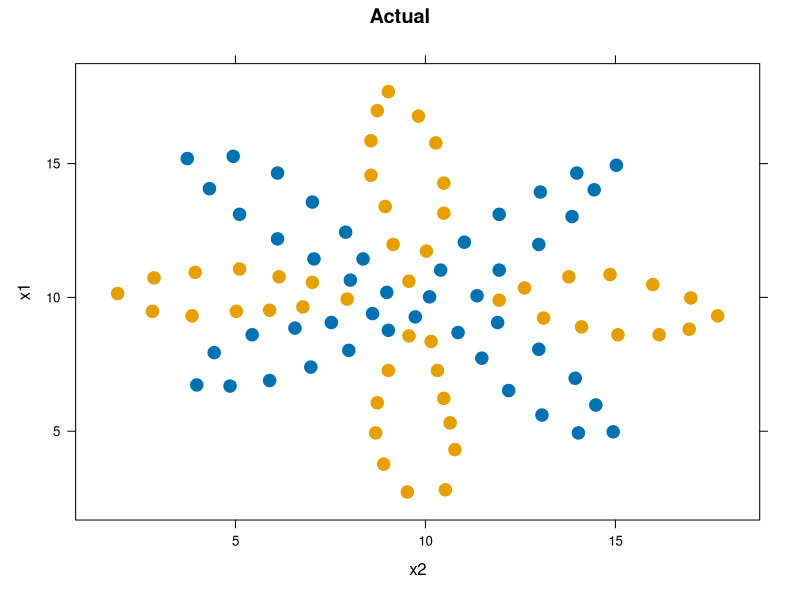
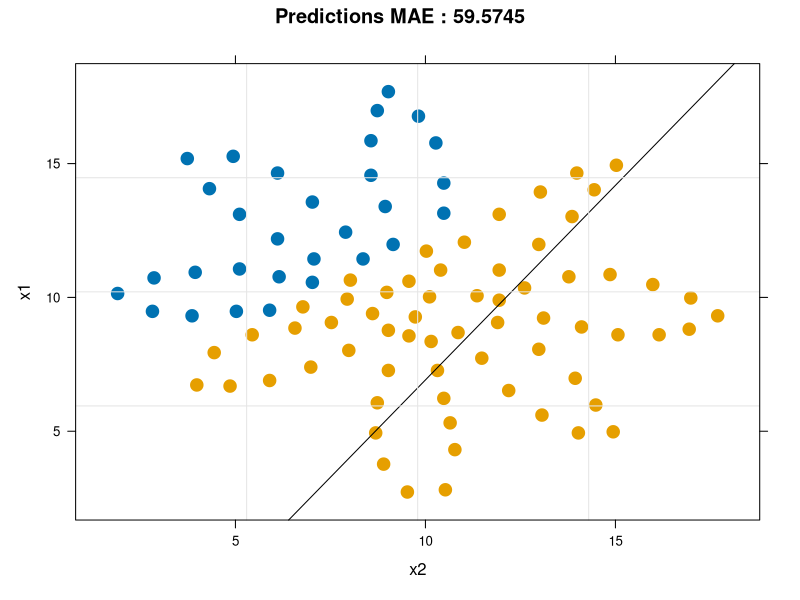
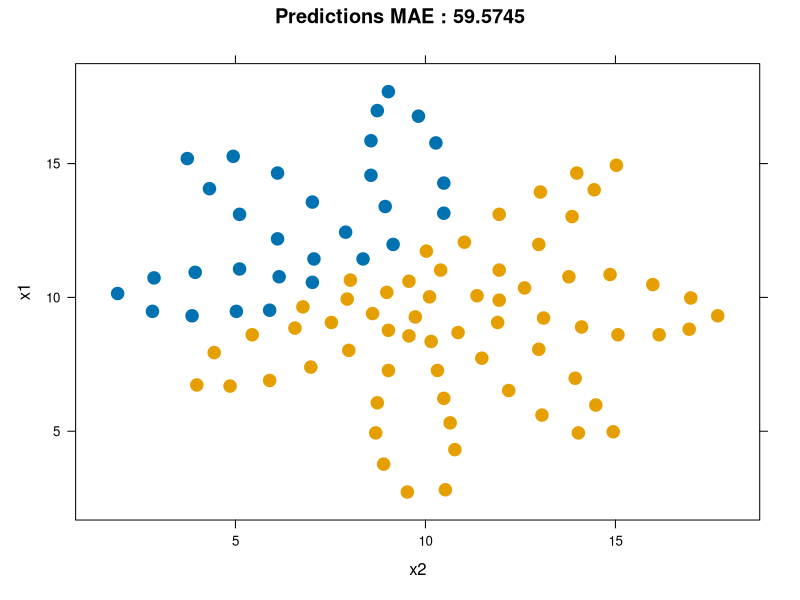
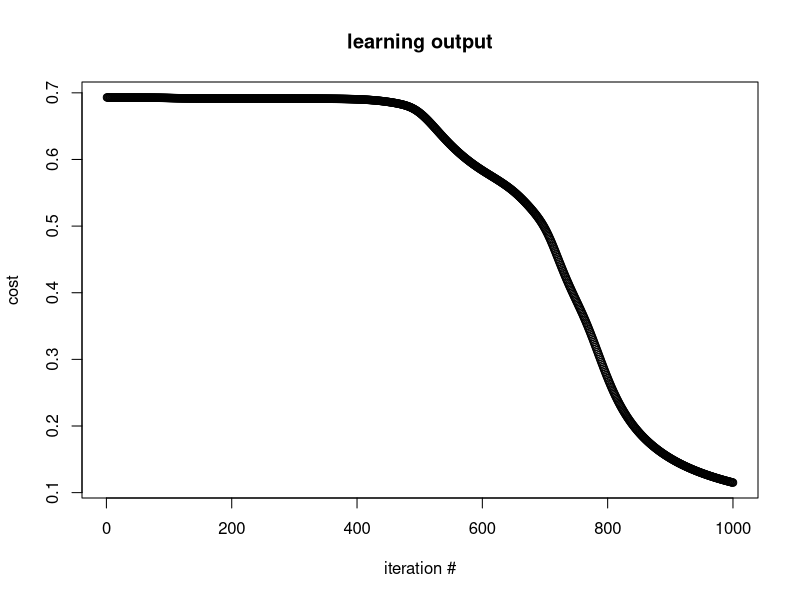
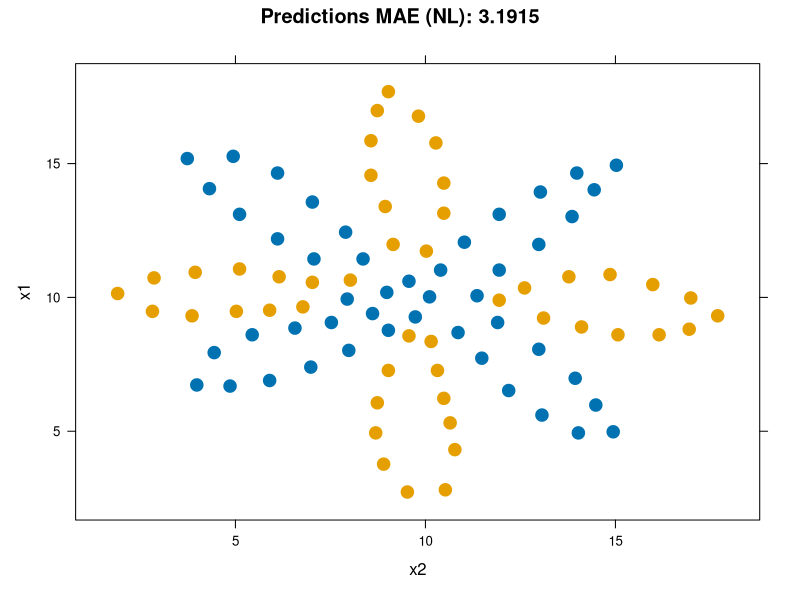

R code for these plots, in order:
## ---- chunk 1
knitr::opts_chunk$set(echo=TRUE)
## ---- chunk 2
library(lattice)
setwd('C:\\RnD\\Dev\\gradient_descent')
flower_data <- data.frame(read.table('flower2.csv', header = FALSE, sep = ",", col.names = c('x1', 'x2', 'c')))
xyplot(x1 ~ x2, data = flower_data, groups = c, pch = 19, cex = 1.5, main='Actual')
## ---- chunk 3
mdl <- glm(c~., data=flower_data, family=binomial )
## ---- chunk 4
glm_pred   <- (predict(mdl, data= flower_data[c('x1', 'x2')], type = c("response") ) > 0.5) * 1
flower_data <- cbind(flower_data, glm_pred = glm_pred)
head(flower_data)
## ---- chunk 5
slope <- coef(mdl)[2]/(-coef(mdl)[3])
intercept <- coef(mdl)[1]/(-coef(mdl)[3]) 
abs_error <- abs(flower_data$c - flower_data$glm_pred)
print(abs_error)
glm_mae <- round(mean(abs_error) * 100, 4)

xyplot(x1 ~ x2, data = flower_data, groups = glm_pred, pch = 19, cex = 1.5, main=paste0('Predictions MAE : ', glm_mae) ,
       #auto.key=list(x=0.05,y=0.95,text=c("Correct","Wrong")),
       panel = function( ...) {
         panel.xyplot(...)
         panel.abline(intercept , slope)
         panel.grid(...)
       }
)
## ---- chunk 6
sigmoid <- function (z){  return( 1 / ( 1 + exp(-z))) }
## ---- chunk 7
calc_grads <- function(w, b, X, Y){
  m = dim(X)[2]
  
  z = t(w) %*% X + b
  A = sigmoid(z)
  c = - 1/m * sum((Y * log(A)) + ((1 - Y) * log (1-A)))
  A_minus_Y = A - Y
  dw = as.matrix(1/m * (X %*% t(A_minus_Y)))
  db = 1/m * (sum(A_minus_Y))
  g = list(dw = dw, db = db)
  return (list(grads = g, cost = c))
}
## ---- chunk 8
optimize <- function(w, b, X, Y, num_iterations, alpha, print_cost = False){
  cost_list = list()
  for (i in seq(1, num_iterations)){
    ff_output = calc_grads(w, b, X, Y)
    
    dw = ff_output$grads$dw
    db = ff_output$grads$db
    
    w = as.matrix(w - alpha * dw)
    b = b - alpha * db
    
    cost_list[i] <- ff_output$cost
    
    print(paste0('cost after epoch ', i, ' is ',ff_output$cost))
    
  }
  params = list(w = w, b = b)
  grads = list(dw = dw, db = db)
  return (list(params=params, grads=grads, cost=cost_list))
}
## ---- chunk 9
predict.gd <- function(w, b, X){
  m = dim(X)[2]
  A = sigmoid(t(w) %*% X + b)
  Y_pred <- (A > 0.5) * 1
  return (Y_pred)
}
## ---- chunk 10
gdlr_model <- function(X_train, Y_train, X_test, Y_test, num_iterations = 2000, alpha = 0.5, print_cost = False){
  w   = as.matrix(rep(0, dim(X_train)[1]), nrow = dim(X_train)[1], ncol = 1)
  b   = 0
  
  mdl = optimize(w, b, X_train, Y_train, num_iterations, alpha, print_cost)
  
  w = mdl$params$w
  b = mdl$params$b
  
  Y_pred_test <- predict.gd(w, b, X_test)
  Y_pred_train <- predict.gd(w, b, X_train)
  
  print(paste0("Train MAE ", mean(abs(Y_pred_train - Y_train)) * 100))
  print(paste0("Test MAE ", mean(abs(Y_pred_test - Y_train)) * 100))
  
  return(mdl)
  
}
## ---- chunk 11
X_train <- as.matrix(flower_data[c('x1', 'x2')])
X_train <- scale(X_train)
X_train <- t(X_train)
Y_train <- t(as.matrix(flower_data[c('c')]))

X_test <- X_train
Y_test <- Y_train

print(dim(Y_train))
gdlr_mdl <- gdlr_model (X_train, Y_train, X_test, Y_test, num_iterations = 100, alpha = 0.1, print_cost = False)
## ---- chunk 12
gdlr_pred <- predict.gd(gdlr_mdl$params$w, gdlr_mdl$params$b, X_train)
gdlr_pred <- t(gdlr_pred)
flower_data <- cbind(flower_data, gdlr_pred = gdlr_pred)
abs_error_gdlr <- abs(flower_data$c - flower_data$gdlr_pred)
gdlr_mae <- round(mean(abs_error_gdlr) * 100, 4)
xyplot(x1 ~ x2, data = flower_data, groups = gdlr_pred, pch = 19, cex = 1.5, main=paste0('Predictions MAE : ', gdlr_mae))
## ---- chunk 13
init_param <- function(nX, nH, nY){
  W1 <- matrix(runif(nX * nH, min = -1, max = 1) * 0.01, nrow = nH, ncol = nX)
  b1 <- c(rep(0, nH))
  W2 <- matrix(runif(nY * nH, min = -1, max = 1) * 0.01, nrow = nY, ncol = nH)
  b2 <- c(rep(0, nY))
  
  param <- list( W1 = W1,
                 b1 = b1,
                 W2 = W2,
                 b2 = b2)
  return(param)
}
## ---- chunk 14
forward_pass <- function(X, param){
  W1 <- param$W1
  b1 <- param$b1
  W2 <- param$W2
  b2 <- param$b2
  
  Z1 <- W1 %*% X
  Z1 <- Z1 + b1
  A1 <- tanh(Z1)
  Z2 <- W2 %*% A1 + b2
  A2 <- sigmoid(Z2)
  
  output <- list(Z1 = Z1,
                 A1 = A1,
                 Z2 = Z2,
                 A2 = A2)
  
  return (output)
} 
## ---- chunk 15
compute_cost <- function(A2, Y, param){
  m = length(Y)
  logprobs <- (log(A2) * Y) + (log(1 - A2) * (1 -Y))
  cost <- (- 1/m) * sum(logprobs)
  return (cost)
}

## ---- chunk 16
backward_pass <- function(param, cache, X, Y){
  m <- dim(X)[2] # number of examples in X
  
  W1 <- param$W1
  W2 <- param$W2
  A1 <- cache$A1
  A2 <- cache$A2
  
  dZ2 <- A2 - Y
  
  dW2 <- (1/m) * (dZ2 %*% t(A1)) 
  db2 <- matrix((1/m) * rowSums(dZ2))
  
  dZ1 <- (t(W2) %*% dZ2) * (1 - A1^2)
  
  dW1 <- (1/m) * (dZ1 %*% t(X))
  db1 <- matrix((1/m) * (rowSums(dZ1)))
  
  grads <- list( dW1 = dW1,
                 db1 = db1,
                 dW2 = dW2,
                 db2 = db2)
  
  return (grads)
}
## ---- chunk 17
update_param <- function(param, grads, learning_rate = 1.2){
  W1 <- param$W1
  b1 <- param$b1
  W2 <- param$W2
  b2 <- param$b2
  
  dW1 <- grads$dW1
  db1 <- grads$db1
  dW2 <- grads$dW2
  db2 <- grads$db2
  
  W1 <- W1 - (learning_rate * dW1)
  b1 <- as.vector(b1 - (learning_rate * db1))
  W2 <- W2 - (learning_rate * dW2)
  b2 <- as.vector(b2 - (learning_rate * db2))
  
  param <- list(W1 = W1,
                b1 = b1,
                W2 = W2,
                b2 = b2)
  
  return(param)
}
## ---- chunk 18
mlp_train <- function(X, Y, n_h, num_iter = 100, learning_rate = 1.2, print_cost=FALSE){
  n_x <- dim(X)[1]
  n_y <- dim(Y)[1]
  
  
  param <- init_param(n_x, n_h, n_y)
  
  W1 <- param$W1
  b1 <- param$b1
  W2 <- param$W2
  b2 <- param$b2
  
  costs = list()
  for (i in seq(1, num_iter)){
    
    fp_output = forward_pass(X, param)
    
    cost <- compute_cost(fp_output$A2, Y, param)
    
    costs[i] <- cost
    
    grads <- backward_pass(param, fp_output, X, Y)
    
    param <- update_param(param, grads, learning_rate = 1.2)
    
    if( i %% 50 == 0)
      print(paste0('cost after iteration ', i, ' is ' , cost))
  }
  return(list(param = param, costs = costs))
}
## ---- chunk 19

X_train <- as.matrix(flower_data[c('x1', 'x2')])
X_train <- scale(X_train)
X_train <- t(X_train)
Y_train <- t(as.matrix(flower_data[c('c')]))

train_output <- mlp_train (X_train, Y_train, 8, learning_rate = 1.2, num_iter = 1000)
plot(x = seq(1, length(train_output$costs)) , y = train_output$costs, ylab = 'cost', xlab = 'iteration #', main = 'learning output')

param <- train_output$param

nl_pred <- (forward_pass(X_train, param)$A2 > 0.5) * 1
nl_pred <- t(nl_pred)

flower_data <- cbind(flower_data, nl_pred = nl_pred)
abs_error_nlpred <- abs(flower_data$c - flower_data$nl_pred)
nl_mae <- round(mean(abs_error_nlpred) * 100, 4)
xyplot(x1 ~ x2, data = flower_data, groups = nl_pred, pch = 19, cex = 1.5, main=paste0('Predictions MAE (NL): ', nl_mae))

